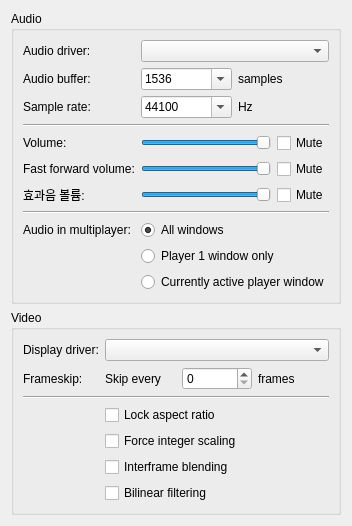
     <widget class="QWidget" name="av">
      <layout class="QVBoxLayout" name="formLayout">
       <item>
        <widget class="QGroupBox" name="groupBox_4">
         <property name="title">
          <string>Audio</string>
         </property>
         <layout class="QFormLayout" name="formLayout_12">
          <item row="0" column="0">
           <widget class="QLabel" name="label_14">
            <property name="text">
             <string>Audio driver:</string>
            </property>
           </widget>
          </item>
          <item row="0" column="1">
           <widget class="QComboBox" name="audioDriver">
            <property name="sizePolicy">
             <sizepolicy hsizetype="Expanding" vsizetype="Fixed">
              <horstretch>0</horstretch>
              <verstretch>0</verstretch>
             </sizepolicy>
            </property>
           </widget>
          </item>
          <item row="1" column="0">
           <widget class="QLabel" name="audioBufferSizeLabel">
            <property name="text">
             <string>Audio buffer:</string>
            </property>
           </widget>
          </item>
          <item row="1" column="1">
           <layout class="QHBoxLayout" name="horizontalLayout_11">
            <item>
             <widget class="QComboBox" name="audioBufferSize">
              <property name="editable">
               <bool>true</bool>
              </property>
              <property name="currentText">
               <string>1536</string>
              </property>
              <property name="currentIndex">
               <number>3</number>
              </property>
              <item>
               <property name="text">
                <string>512</string>
               </property>
              </item>
              <item>
               <property name="text">
                <string>768</string>
               </property>
              </item>
              <item>
               <property name="text">
                <string>1024</string>
               </property>
              </item>
              <item>
               <property name="text">
                <string>1536</string>
               </property>
              </item>
              <item>
               <property name="text">
                <string>2048</string>
               </property>
              </item>
              <item>
               <property name="text">
                <string>3072</string>
               </property>
              </item>
              <item>
               <property name="text">
                <string>4096</string>
               </property>
              </item>
             </widget>
            </item>
            <item>
             <widget class="QLabel" name="label_16">
              <property name="text">
               <string>samples</string>
              </property>
             </widget>
            </item>
           </layout>
          </item>
          <item row="2" column="0">
           <widget class="QLabel" name="label_19">
            <property name="text">
             <string>Sample rate:</string>
            </property>
           </widget>
          </item>
          <item row="2" column="1">
           <layout class="QHBoxLayout" name="horizontalLayout_14">
            <item>
             <widget class="QComboBox" name="sampleRate">
              <property name="editable">
               <bool>true</bool>
              </property>
              <property name="currentText">
               <string>44100</string>
              </property>
              <property name="currentIndex">
               <number>2</number>
              </property>
              <item>
               <property name="text">
                <string>22050</string>
               </property>
              </item>
              <item>
               <property name="text">
                <string>32000</string>
               </property>
              </item>
              <item>
               <property name="text">
                <string>44100</string>
               </property>
              </item>
              <item>
               <property name="text">
                <string>48000</string>
               </property>
              </item>
             </widget>
            </item>
            <item>
             <widget class="QLabel" name="label_20">
              <property name="text">
               <string>Hz</string>
              </property>
             </widget>
            </item>
           </layout>
          </item>
          <item row="4" column="0">
           <widget class="QLabel" name="label_17">
            <property name="text">
             <string>Volume:</string>
            </property>
           </widget>
          </item>
          <item row="4" column="1">
           <layout class="QHBoxLayout" name="horizontalLayout_6">
            <item>
             <widget class="QSlider" name="volume">
              <property name="minimumSize">
               <size>
                <width>128</width>
                <height>0</height>
               </size>
              </property>
              <property name="maximum">
               <number>256</number>
              </property>
              <property name="pageStep">
               <number>16</number>
              </property>
              <property name="value">
               <number>256</number>
              </property>
              <property name="orientation">
               <enum>Qt::Horizontal</enum>
              </property>
             </widget>
            </item>
            <item>
             <widget class="QCheckBox" name="mute">
              <property name="text">
               <string>Mute</string>
              </property>
             </widget>
            </item>
           </layout>
          </item>
          <item row="5" column="0">
           <widget class="QLabel" name="label_34">
            <property name="text">
             <string>Fast forward volume:</string>
            </property>
           </widget>
          </item>
          <item row="5" column="1">
           <layout class="QHBoxLayout" name="horizontalLayout_17">
            <item>
             <widget class="QSlider" name="volumeFf">
              <property name="minimumSize">
               <size>
                <width>128</width>
                <height>0</height>
               </size>
              </property>
              <property name="maximum">
               <number>256</number>
              </property>
              <property name="pageStep">
               <number>16</number>
              </property>
              <property name="value">
               <number>256</number>
              </property>
              <property name="orientation">
               <enum>Qt::Horizontal</enum>
              </property>
             </widget>
            </item>
            <item>
             <widget class="QCheckBox" name="muteFf">
              <property name="text">
               <string>Mute</string>
              </property>
             </widget>
            </item>
           </layout>
          </item>
          <item row="6" column="0">
           <widget class="QLabel" name="labelSfxVolume">
            <property name="text">
             <string notr="true">효과음 볼륨:</string>
            </property>
           </widget>
          </item>
          <item row="6" column="1">
           <layout class="QHBoxLayout" name="horizontalLayoutSfxVolume">
            <item>
             <widget class="QSlider" name="sfxVolume">
              <property name="minimumSize">
               <size>
                <width>128</width>
                <height>0</height>
               </size>
              </property>
              <property name="maximum">
               <number>256</number>
              </property>
              <property name="pageStep">
               <number>16</number>
              </property>
              <property name="value">
               <number>256</number>
              </property>
              <property name="orientation">
               <enum>Qt::Horizontal</enum>
              </property>
             </widget>
            </item>
            <item>
             <widget class="QCheckBox" name="sfxMute">
              <property name="text">
               <string>Mute</string>
              </property>
             </widget>
            </item>
           </layout>
          </item>
          <item row="8" column="0">
           <widget class="QLabel" name="label_43">
            <property name="text">
             <string>Audio in multiplayer:</string>
            </property>
           </widget>
          </item>
          <item row="8" column="1">
           <widget class="QRadioButton" name="multiplayerAudioAll">
            <property name="text">
             <string>All windows</string>
            </property>
            <property name="checked">
             <bool>true</bool>
            </property>
            <attribute name="buttonGroup">
             <string notr="true">multiplayerAudio</string>
            </attribute>
           </widget>
          </item>
          <item row="9" column="1">
           <widget class="QRadioButton" name="multiplayerAudio1">
            <property name="text">
             <string>Player 1 window only</string>
            </property>
            <attribute name="buttonGroup">
             <string notr="true">multiplayerAudio</string>
            </attribute>
           </widget>
          </item>
          <item row="10" column="1">
           <widget class="QRadioButton" name="multiplayerAudioActive">
            <property name="text">
             <string>Currently active player window</string>
            </property>
            <attribute name="buttonGroup">
             <string notr="true">multiplayerAudio</string>
            </attribute>
           </widget>
          </item>
          <item row="3" column="0" colspan="2">
           <widget class="Line" name="line_4">
            <property name="orientation">
             <enum>Qt::Horizontal</enum>
            </property>
           </widget>
          </item>
          <item row="7" column="0" colspan="2">
           <widget class="Line" name="line_5">
            <property name="orientation">
             <enum>Qt::Horizontal</enum>
            </property>
           </widget>
          </item>
         </layout>
        </widget>
       </item>
       <item>
        <widget class="QGroupBox" name="groupBox_5">
         <property name="title">
          <string>Video</string>
         </property>
         <layout class="QFormLayout" name="formLayout_13">
          <item row="0" column="0">
           <widget class="QLabel" name="label_10">
            <property name="text">
             <string>Display driver:</string>
            </property>
           </widget>
          </item>
          <item row="0" column="1">
           <widget class="QComboBox" name="displayDriver">
            <property name="sizePolicy">
             <sizepolicy hsizetype="Expanding" vsizetype="Fixed">
              <horstretch>0</horstretch>
              <verstretch>0</verstretch>
             </sizepolicy>
            </property>
           </widget>
          </item>
          <item row="1" column="0">
           <widget class="QLabel" name="label_9">
            <property name="text">
             <string>Frameskip:</string>
            </property>
           </widget>
          </item>
          <item row="1" column="1">
           <layout class="QHBoxLayout" name="horizontalLayout_16">
            <item>
             <widget class="QLabel" name="label_12">
              <property name="text">
               <string>Skip every</string>
              </property>
             </widget>
            </item>
            <item>
             <widget class="QSpinBox" name="frameskip"/>
            </item>
            <item>
             <widget class="QLabel" name="label_13">
              <property name="text">
               <string>frames</string>
              </property>
             </widget>
            </item>
           </layout>
          </item>
          <item row="3" column="1">
           <widget class="QCheckBox" name="lockAspectRatio">
            <property name="text">
             <string>Lock aspect ratio</string>
            </property>
           </widget>
          </item>
          <item row="4" column="1">
           <widget class="QCheckBox" name="lockIntegerScaling">
            <property name="text">
             <string>Force integer scaling</string>
            </property>
           </widget>
          </item>
          <item row="5" column="1">
           <widget class="QCheckBox" name="interframeBlending">
            <property name="text">
             <string>Interframe blending</string>
            </property>
           </widget>
          </item>
          <item row="6" column="1">
           <widget class="QCheckBox" name="resampleVideo">
            <property name="text">
             <string>Bilinear filtering</string>
            </property>
           </widget>
          </item>
          <item row="2" column="0" colspan="2">
           <widget class="Line" name="line_12">
            <property name="orientation">
             <enum>Qt::Horizontal</enum>
            </property>
           </widget>
          </item>
         </layout>
        </widget>
       </item>
      </layout>
     </widget>
